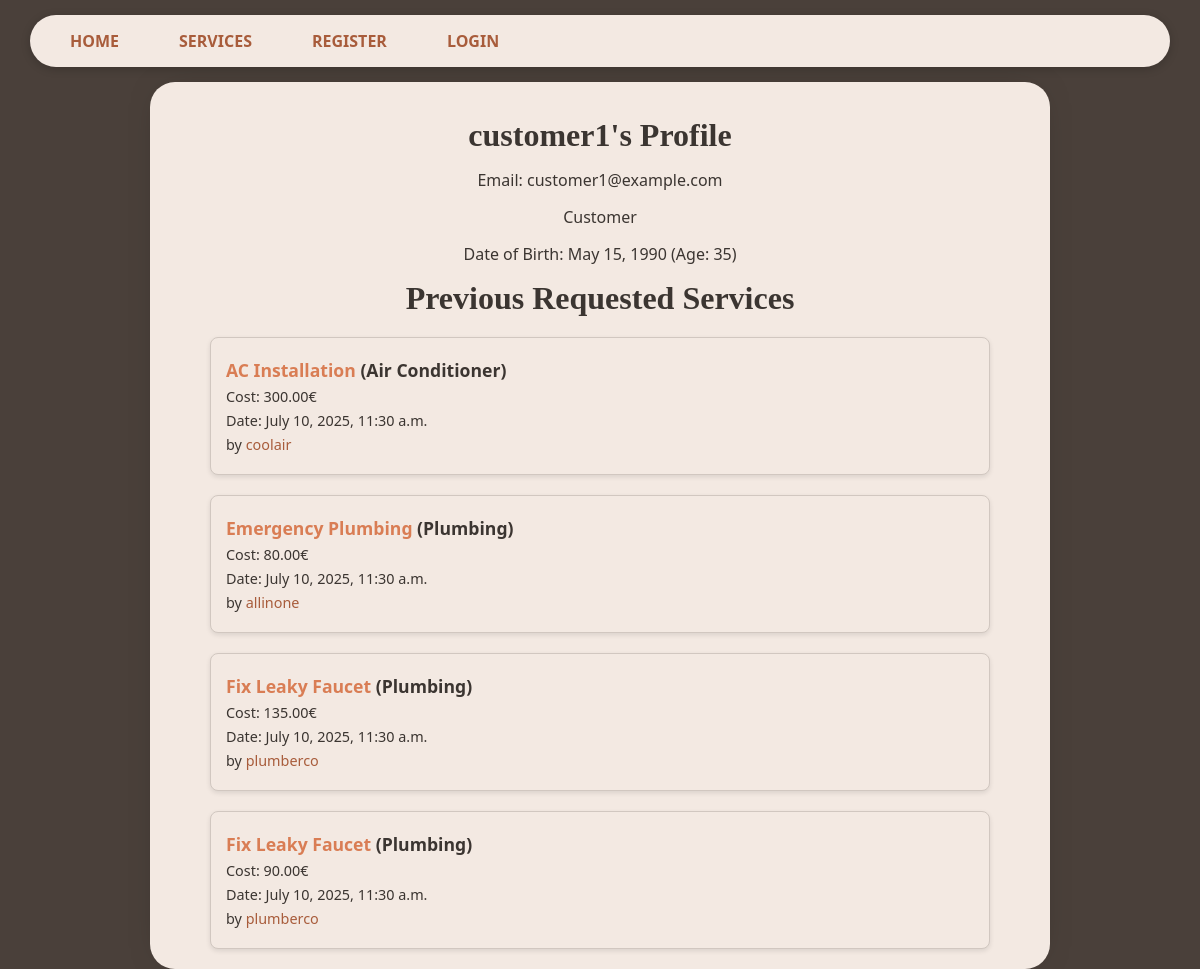
The page /customer/customer1 on the database as committed earlier.
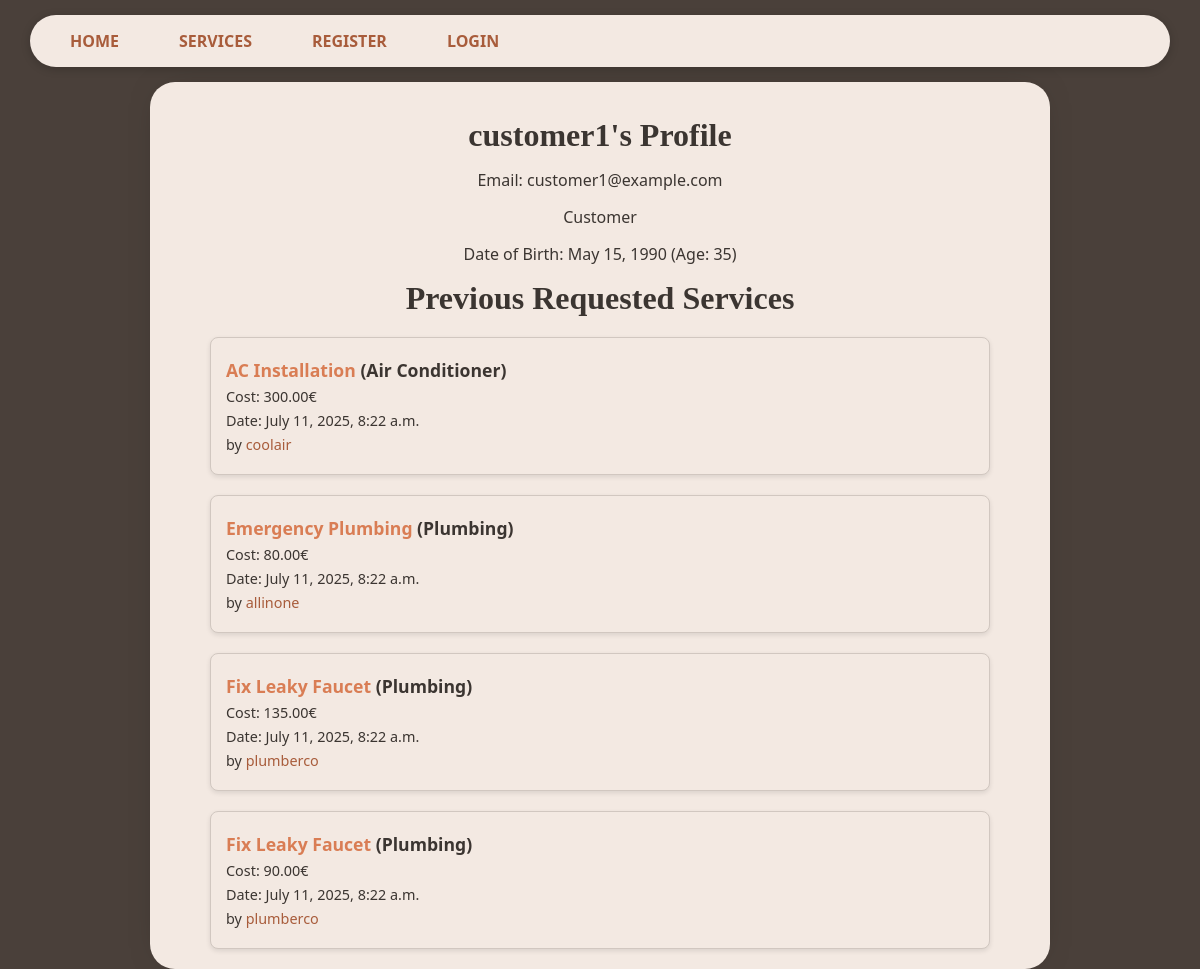
The same page on the database as committed later.
### services/models.py (models this page shows, shortened)
class ServiceRequest(models.Model):
    customer = models.ForeignKey(Customer, on_delete=models.CASCADE)
    service = models.ForeignKey(Service, on_delete=models.CASCADE)
    address = models.CharField(max_length=200)
    service_time = models.DecimalField(decimal_places=2, max_digits=5)
    request_date = models.DateTimeField(auto_now_add=True)
    @property
    def cost(self):
        return self.service.price_hour * self.service_time

class Service(models.Model):
    company = models.ForeignKey(Company, on_delete=models.CASCADE)
    name = models.CharField(max_length=40)
    description = models.TextField()
    price_hour = models.DecimalField(decimal_places=2, max_digits=100)
    rating = models.IntegerField(validators=[MinValueValidator(
        0), MaxValueValidator(5)], default=0)
    choices = (
        ('Air Conditioner', 'Air Conditioner'),
        ('Carpentry', 'Carpentry'),
        ('Electricity', 'Electricity'),
        ('Gardening', 'Gardening'),
        ('Home Machines', 'Home Machines'),
        ('House Keeping', 'House Keeping'),
        ('Interior Design', 'Interior Design'),
        ('Locks', 'Locks'),
        ('Painting', 'Painting'),
        ('Plumbing', 'Plumbing'),
        ('Water Heaters', 'Water Heaters'),
    )
    field = models.CharField(max_length=30, blank=False,
                             null=False, choices=choices)
    date = models.DateTimeField(auto_now=True, null=False)

### users/models.py (models this page shows, shortened)
class Company(models.Model):
    user = models.OneToOneField(
        User, on_delete=models.CASCADE, primary_key=True)
    field = models.CharField(max_length=70, choices=(('Air Conditioner', 'Air Conditioner'),
                                                     ('All in One', 'All in One'),
                                                     ('Carpentry', 'Carpentry'),
                                                     ('Electricity',
                                                      'Electricity'),
                                                     ('Gardening', 'Gardening'),
                                                     ('Home Machines',
                                                      'Home Machines'),
                                                     ('House Keeping',
                                                      'House Keeping'),
                                                     ('Interior Design',
                                                      'Interior Design'),
                                                     ('Locks', 'Locks'),
                                                     ('Painting', 'Painting'),
                                                     ('Plumbing', 'Plumbing'),
                                                     ('Water Heaters', 'Water Heaters')), blank=False, null=False)
    rating = models.IntegerField(
        validators=[MaxValueValidator(5), MinValueValidator(0)], default=0)

class User(AbstractUser):
    is_company = models.BooleanField(default=False)
    is_customer = models.BooleanField(default=False)
    email = models.CharField(max_length=100, unique=True)

### users/views.py (the view)
# urls.py: path('customer/<slug:name>', user_views.customer_profile, name='customer_profile'),
def customer_profile(request, name):
    user = User.objects.get(username=name)
    customer = Customer.objects.get(user=user)
    today = date.today()
    age = today.year - customer.date_of_birth.year - ((today.month, today.day) < (customer.date_of_birth.month, customer.date_of_birth.day))
    requested_services = ServiceRequest.objects.filter(customer=customer).order_by("-request_date")
    return render(request, 'users/profile.html', {'user': user, 'customer': customer, 'requested_services': requested_services, 'user_age': age})

### users/templates/users/profile.html (shortened to what this page needs)
{% extends 'main/base.html' %}
{% block content %}
    <p class="title">{{ user.username }}'s Profile</p>
    <p>Email: {{ user.email }}</p>
    {% if user.is_customer %}
        <p>Customer</p>
        <p>Date of Birth: {{ customer.date_of_birth }} (Age: {{ user_age }})</p>
        <p class="title">Previous Requested Services</p>
        <div class="requested-services-grid">
        {% for service_request in requested_services %}
            <div class="service-request-item">
                <p class="service-request-name"><a href="/services/{{service_request.service.id}}">{{service_request.service.name}}</a> ({{service_request.service.field}})</p>
                <p class="service-request-cost">Cost: {{service_request.cost|floatformat:2}}€</p>
                <p class="service-request-date">Date: {{ service_request.request_date }}</p>
                <p class="service-request-company">by <a href="/company/{{service_request.service.company.user.username}}">{{service_request.service.company.user.username}}</a></p>
            </div>
        {% endfor %}
        </div>
    {% endif %}
{% endblock %}

Rows that differ between the two databases and show on the page:
changed ServiceRequest "AC Installation": request_date "July 10, 2025, 11:30 a.m." → "July 11, 2025, 8:22 a.m."
changed ServiceRequest "Emergency Plumbing": request_date "July 10, 2025, 11:30 a.m." → "July 11, 2025, 8:22 a.m."
changed ServiceRequest (number 3 of 4 on the later page): request_date "July 10, 2025, 11:30 a.m." → "July 11, 2025, 8:22 a.m."
changed ServiceRequest (number 4 of 4 on the later page): request_date "July 10, 2025, 11:30 a.m." → "July 11, 2025, 8:22 a.m."
